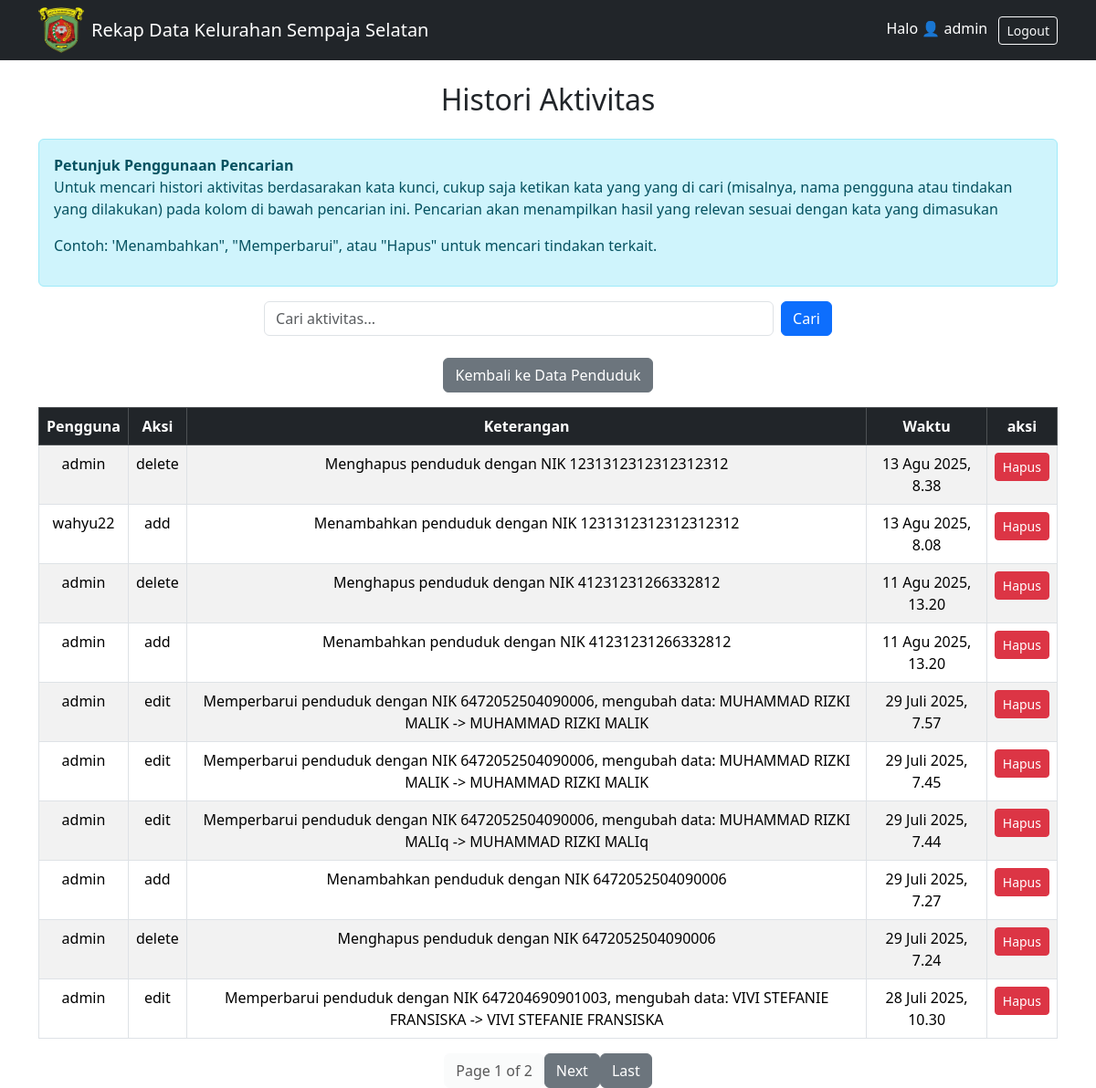
The page /Histori/ (signed in) on the database its author committed.
### rekap/models.py (models this page shows, shortened)
class Histori(models.Model):
    ACTION_CHOICES = [
        ('add', 'Add'),
        ('edit', 'Edit'),
        ('delete', 'Delete'),
    ]
    user = models.ForeignKey(User, on_delete=models.CASCADE)  # Pengguna yang melakukan aksi
    action = models.CharField(max_length=20, choices=ACTION_CHOICES)  # Jenis aksi
    object_type = models.CharField(max_length=100)  # Jenis objek yang diubah
    object_id = models.PositiveIntegerField()  # ID objek yang diubah
    timestamp = models.DateTimeField(default=timezone.now)  # Waktu tindakan dilakukan
    details = models.TextField(null=True, blank=True)  # Rincian tentang tindakan

### rekap/views.py (the view)
# urls.py: path('Histori/', views.histori_aktivitas, name='histori_aktivitas'),
@login_required
def histori_aktivitas(request):
    if request.GET.get('q'):
        historis = Histori.objects.filter(details__icontains=request.GET['q']).order_by('-timestamp')  # jika ingin filter pencarian
    else:
        historis = Histori.objects.all().order_by('-timestamp')  # untuk ambil semua data histori yang ada
    paginator = Paginator(historis, 10)
    page = request.GET.get('page')
    historis = paginator.get_page(page)
    return render(request, 'rekap/histori.html', {'historis': historis})

### rekap/templates/rekap/Histori.html (shortened to what this page needs)
{% extends 'rekap/home.html' %}
{% block content %}
<h2 class="text-center mb-4">Histori Aktivitas</h2>
<div class="alert alert-info mb-3">
    <strong>Petunjuk Penggunaan Pencarian</strong>
    <p>Untuk mencari histori aktivitas berdasarakan kata kunci, cukup saja ketikan kata yang yang di cari (misalnya, nama pengguna atau tindakan yang dilakukan) pada kolom di bawah pencarian ini. Pencarian akan menampilkan hasil yang relevan sesuai dengan kata yang dimasukan</p>
    <p>Contoh: 'Menambahkan", "Memperbarui", atau "Hapus" untuk mencari tindakan terkait.</p>
</div>
<form method="get" class="d-flex justify-content-center mb-3">
    <input type="text" name="q" class="form-control w-50 me-2" placeholder="Cari aktivitas..." value="{{ request.GET.q }}">
    <button type="submit" class="btn btn-primary">Cari</button>
</form>
<div class="text-center mt-4">
    <a href="{% url 'list_penduduk' %}" class="btn btn-secondary mb-3">
         Kembali ke Data Penduduk
    </a>
<table class="table table-striped table-bordered">
    <thead class="table-dark">
        <tr class="text-center">
            <th>Pengguna</th>
            <th>Aksi</th>
            <th>Keterangan</th>
            <th>Waktu</th>
            <th>aksi</th>
        </tr>
    </thead>
    <tbody>
        {% for histori in historis %}
        <tr class="text-center">
            <td>{{ histori.user.username }}</td>
            <td>{{ histori.action }}</td>
            <td>{{ histori.details }}</td>
            <td>{{ histori.timestamp }}</td>
            <td>
                <a href="{% url 'hapus_histori' histori.pk %}" class="btn btn-danger btn-sm" onclick="return confirm('Yakin ingin menghapus histori ini?')">Hapus</a>
            </td>
        </tr>
        {% empty %}
        <tr>
            <td colspan="4" class="text-center">Tidak ada histori aktivitas.</td>
        </tr>
        {% endfor %}
    </tbody>
</table>
<div class="d-flex justify-content-center">
    <span class="btn btn-light disabled">Page {{ historis.number }} of {{ historis.paginator.num_pages }}</span>
    {% if historis.has_next %}
        <a class="btn btn-secondary" href="?page={{ historis.next_page_number }}">Next</a>
        <a class="btn btn-secondary" href="?page={{ historis.paginator.num_pages }}">Last</a>
    {% endif %}
</div>
{% endblock %}

### rekap/templates/rekap/home.html (shortened to what this page needs)
<!DOCTYPE html>
<html>
<head>
    {% load static %}
    <link href="https://cdn.jsdelivr.net/npm/bootstrap@5.3.2/dist/css/bootstrap.min.css" rel="stylesheet">
</head>
<body>
<nav class="navbar navbar-expand-lg navbar-dark bg-dark">
    <div class="container">
        <img src="{% static 'rekap/samarinda.png' %}" alt="Logo Samarinda" width="50" height="50" class="me-2">
        <a class="navbar-brand" href="{% url 'list_penduduk' %}">Rekap Data Kelurahan Sempaja Selatan</a>
        <div class="ms-auto">
            {% if user.is_authenticated %}
                <span class="text-white me-2">Halo 👤 {{ user.username }}</span>
                <form action="{% url 'logout' %}" method="post" style="display:inline;">
                    <button type="submit" class="btn btn-outline-light btn-sm">Logout</button>
                </form>
            {% endif %}
        </div>
    </div>
</nav>
<div class="container mt-4">
    {% block content %}
    {% endblock %}
</div>
</body>
</html>

### rows shown on the page
Histori: user.username "admin", action "delete", details "Menghapus penduduk dengan NIK 1231312312312312312", timestamp "13 Agu 2025, 8.38"
Histori: user.username "wahyu22", action "add", details "Menambahkan penduduk dengan NIK 1231312312312312312", timestamp "13 Agu 2025, 8.08"
Histori: user.username "admin", action "delete", details "Menghapus penduduk dengan NIK 41231231266332812", timestamp "11 Agu 2025, 13.20"
Histori: user.username "admin", action "add", details "Menambahkan penduduk dengan NIK 41231231266332812", timestamp "11 Agu 2025, 13.20"
Histori: user.username "admin", action "edit", details "Memperbarui penduduk dengan NIK 6472052504090006, mengubah data: MUHAMMAD RIZKI MALIK -> MUHAMMAD RIZKI MALIK", timestamp "29 Juli 2025, 7.57"
Histori: user.username "admin", action "edit", details "Memperbarui penduduk dengan NIK 6472052504090006, mengubah data: MUHAMMAD RIZKI MALIK -> MUHAMMAD RIZKI MALIK", timestamp "29 Juli 2025, 7.45"
Histori: user.username "admin", action "edit", details "Memperbarui penduduk dengan NIK 6472052504090006, mengubah data: MUHAMMAD RIZKI MALIq -> MUHAMMAD RIZKI MALIq", timestamp "29 Juli 2025, 7.44"
Histori: user.username "admin", action "add", details "Menambahkan penduduk dengan NIK 6472052504090006", timestamp "29 Juli 2025, 7.27"
Histori: user.username "admin", action "delete", details "Menghapus penduduk dengan NIK 6472052504090006", timestamp "29 Juli 2025, 7.24"
Histori: user.username "admin", action "edit", details "Memperbarui penduduk dengan NIK 647204690901003, mengubah data: VIVI STEFANIE FRANSISKA -> VIVI STEFANIE FRANSISKA", timestamp "28 Juli 2025, 10.30"

### other values the page prints
{{ user.username }} "admin"
{{ historis.number }} "1"
{{ historis.paginator.num_pages }} "2"
